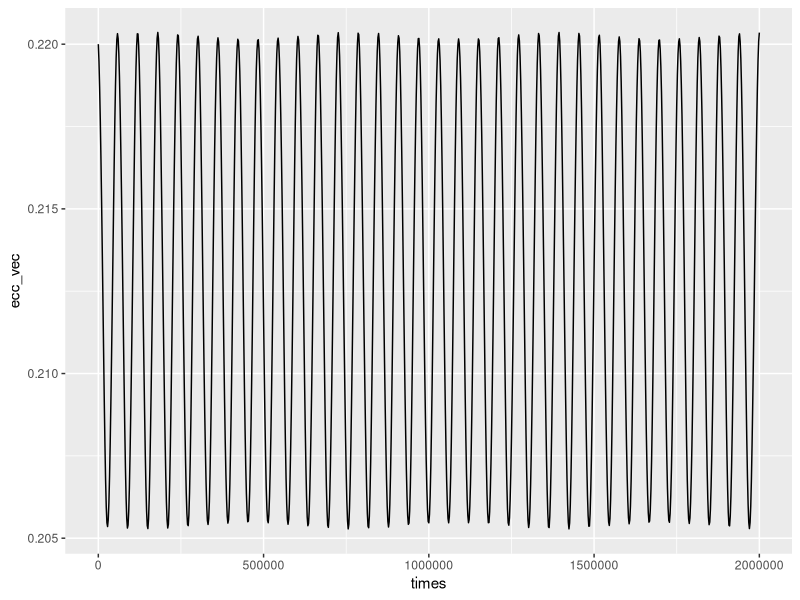
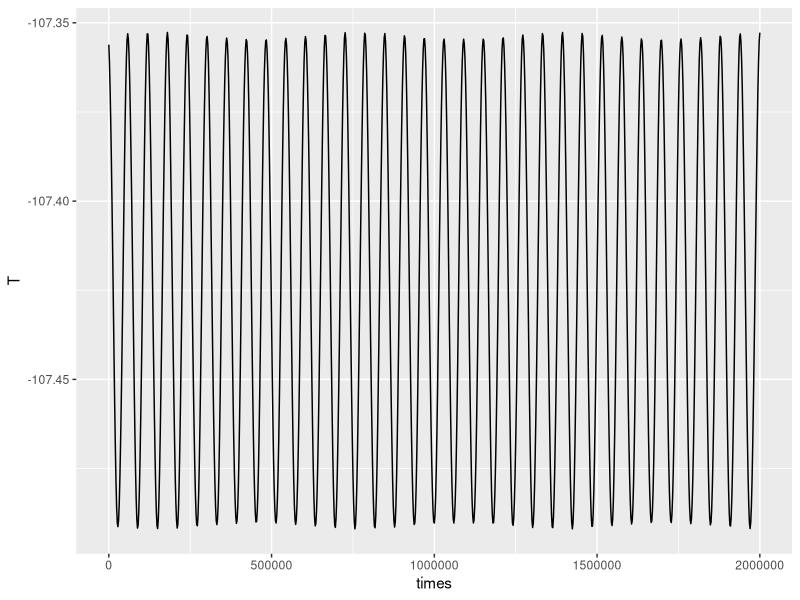

The R script that drew these images, in order:
suppressPackageStartupMessages({
  suppressWarnings({
    rm(list = ls())
    start <- Sys.time()
    require(deSolve) # solving ordinary differential equations (ODEs)
    library(ggplot2)
  })
})
# working in mks
AU <- 1.495978707e11 # m
yr <- 31556926 # s
Ls <- 3.846e26 # W
Ms <- 1.989e30 # kg
Mj <- 1.89813e27 # kg
GC <- 6.6743e-11
sigma <- 5.670373e-8 # Stephan-Boltzmann constant [W m^-2 K^-4]
albedo <- 0.29 # Earth's Albedo
T0 <- -273.15 # Kelvin to Celsius conversion
# --- Functions ----
kozai_osc <- function(t, state, params){
  # global parameters
  L1 <- unlist(params[1])
  L2 <- unlist(params[2])
  Gtot <- unlist(params[3])
  C3_noG <- unlist(params[4])
  C2_coeff <-unlist(params[5])
  
  # state variables
  e1 <- state[1]
  e2 <- state[2]
  G1 <- state[3]
  G2 <- state[4]
  cosi1 <- state[5]
  cosi2 <- state[6]
  omega1 <- state[7]
  omega2 <-state[8]
  
  # useful parameters per iteration
  C3 <- C3_noG / G2^5
  C2 <- (e2 ^2 -1) * C3 / C2_coeff
  i1 <- acos(cosi1)
  i2 <- acos(cosi2)
  itot <- i1 + i2
  
  cit <- cos(itot)
  co1 <- cos(omega1)
  co2 <- cos(omega2)
  c2o1 <- cos(2*omega1)
  s2o1 <- sin(2*omega1)
  e12 <- e1^2
  e22 <-e2^2
  so1 <- sin(omega1)
  so2 <- sin(omega2)
  sit <- sin(itot)
  
  B <- 2 +5*e12 - 7 * e12 * c2o1
  A <- 4 + 3*e12 -2.5 * B * sit^2
  cosphi <- -co1 * co2 - cit*so1*so2
  
  # Rates
  
  omega1_dt <-6* C2*(1/G1 * (4*cit^2 + (5*c2o1-1)*(1-e12-cit^2)+cit/G2 * (2+e12* (3-5*co1)))) -
              C3*e2*(e1*(1/G2 + cit/G1)* (so1 * so2 * (10 * (3*cit^2 - 1)*(1-e12)+A) - 5*B * cit * cosphi)
                       -(1-e12)/(e1 * G1) * (so1*so2 *10 * cit * sit^2 * (1-3*e12) + cosphi*(3*A-10*cit^2 +2)))
  
  omega2_dt <- 3*C2*(2*cit/G1 * (2+e12*(3-5*c2o1)) + 1/G2 * (4+6*e12+(5*cit^2-3)*(2+e12*(3-5*c2o1)))) +
               C3*e1*(so1*so2*((4*e22+1)/(e2*G2) * 10 * cit * sit^2 *(1-e12)  -
                      e2*(1/G1 + cit/G2)*(A+10*(3*cit^2-1)*(1-e12))) +
                      cosphi*(5*B*cit*e2*(1/G1 +cit/G2) + (4*e22+1)/(e2*G2) * A)  
                        )
  
  e1_dt <- C2 * (1-e12)/G1 * (30*e1*sit^2 * s2o1) + C3*e2*(1-e12)/G1 * (35*cosphi*sit^2 *e12 * s2o1
            -10*cit*sit^2 * co1 * so2 * (1-e12) - A*(so1*co2-cit*co1*so2))
  e2_dt <- -C3*e1*(1-e12)/G2 * (10*cit*sit^2 * (1-e12)*so1*co2+ A*(co1*so2-cit*so1*co2))
  G1_dt <- -C2*30*e12*s2o1*sit^2 +C3*e1*e2*(-35*e12*sit^2 *s2o1 * cosphi +A*(so1*co2-cit*co1*so2) + 10*cit*sit^2 * (1-e12)*co1*so2)
  G2_dt <- C3 * e1*e2*(A*(co1*so2-cit*so1*co2) +10*cit*sit^2 * (1-e12)*so1*co2)
  ### Not a part of the state vector but yet useful intermediate equations
  H1_dt <- G1/Gtot * G1_dt - G2/Gtot * G2_dt
  H2_dt <- -H1_dt
  ####
  cosi1_dt <- H1_dt/G1 - G1_dt/G1 * cosi1
  cosi2_dt <- H2_dt/G2 - G2_dt/G2 * cosi2
  
  
  list(c(e1_dt,e2_dt,G1_dt,G2_dt,cosi1_dt,cosi2_dt,omega1_dt,omega2_dt))
}

lyr_to_AU <- function(l){
  return(l*6.3241e4)
}

to_radians<-function(deg){
  return(deg*pi/180)
}

# Convert mili-arcseconds to distance in the same units as the radius is given in
mas_to_dist <- function(angle, r){
  p<-2*pi*r
  as <- (p/360)/(60*60)
  mas <- 1e-3 * as
  return(angle*mas)
}

#---HD 202206 data ------
m1 <- 1.07 * Ms # G-type primary star
m2 <- 0.089 * Ms # brown dwarf companion
m3 <- 17.9 * Mj# planet
a1_mas <-1.4 #mas
d_system <-150 # lyr from sun
# 1 is for inner binary
a1 <- mas_to_dist(a1_mas, lyr_to_AU(d_system)) * AU
e1 <- 	0.432
i1 <- to_radians(10.9)
omega1 <- to_radians(161.9)
# 2 is for outer planet (HD 202206-c)
a2 <- 2.41 * AU
e2 <- 0.22
i2 <- to_radians(7.7)
omega2 <- to_radians(0) # NOT GIVEN , will have to play with until stable or reasonable results occur
#-------Kozai Inputs-----------
# constants
L1 <-m1*m2/(m1+m2) * (GC * (m1+m2) * a1)^0.5
L2 <-m3*(m1+m2)/(m1+m2+m3) * (GC * (m1+m2+m3) * a2)^0.5
C3_noG <-  -15/16 * GC^2 /4 * (m1+m2)^9 / (m1+m2+m3)^4 * (m1-m2)/(m1*m2)^5 * L1^6 / L2^3  * m3^9
C2_coeff <- 15/4 * (m1-m2)/(m1+m2) * (a1/a2)
# initial values for state vector
G1 <-L1 * (1-e1^2)^0.5
G2 <-L2 * (1-e2^2)^0.5
H1 <- G1 * cos(i1)
H2 <- G2 * cos(i2) 
# constant
Gtot <- H1 + H2

ic <- c(e1, e2, G1, G2, cos(i1), cos(i2), omega1, omega2)
pars <- list(L1 = L1 , L2 = L2, Gtot = Gtot, C3_noG = C3_noG , C2_coeff = C2_coeff)
at <- 1e-7
rt <- 1e-7
tE <- 2e6 * yr
step <- tE/1000

#---- Differential Equation -------
results <-ode(y=ic, times=seq(0, tE, by=step), func=kozai_osc, parms=pars,
                method="bdf", atol  = at, rtol = rt, maxsteps = 5000)

times <- results[,1]/yr
ecc_vec <- results[,3]

ggplot(data = as.data.frame(cbind(times,ecc_vec)))+aes(x= times, y= ecc_vec) +
  geom_line()




#----- Eccentricity to Temperature ----------
d <- a2
Lum <- 1.0 * Ls
e <- ecc_vec # This should come from kozai results
# source : https://www.sciencedirect.com/science/article/pii/S1631071310000052
# the relation of average energy received over entire orbit to eccentricity
E <- (Lum*(1-albedo)/(16*sigma*pi*d^2))*(1-e^2)^(-0.5) # energy per area per time
T <- (E)^(1/4) + T0

ggplot(data = as.data.frame(cbind(times,T)))+aes(x= times, y= T) +
  geom_line()
